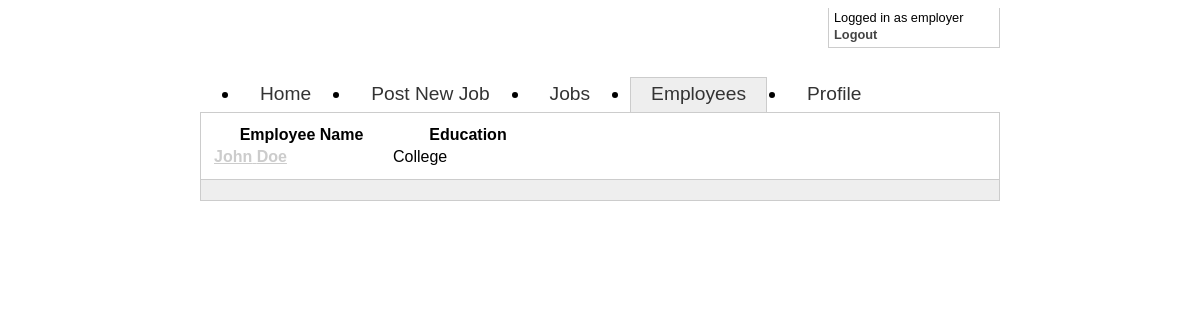
Screenshot of /website/employees.php (signed in) with the database file from the repository.
### tables this page shows
CREATE TABLE IF NOT EXISTS employees (
  users_userID INTEGER UNSIGNED NOT NULL,
  fname VARCHAR(32) NOT NULL,
  mname VARCHAR(32) NULL,
  lname VARCHAR(32) NOT NULL,
  dob VARCHAR(16) NULL,
  email VARCHAR(64) NULL,
  education ENUM('High School','College','Postgraduate') NULL,
  resumefile VARCHAR(64) NULL,
  PRIMARY KEY(users_userID),
  INDEX employees_FKIndex1(users_userID),
  FOREIGN KEY(users_userID)
    REFERENCES users(userID)
      ON DELETE NO ACTION
      ON UPDATE NO ACTION
);

### website/classes/Employee.php (called while the page is built, shortened)
<?php
class Employee{
	function __construct() {
	    switch( func_num_args() )
	    {
		default:
                case 1:
		    self::construct1($argv[0]);
		    break;
	    }
	}
	function construct1($userID){
		global $DB;
		$check = $DB->QueryRow("SELECT userID, loginID, fname, mname, lname, dob, email, education, resumefile FROM users AS u INNER JOIN employees AS e ON u.userID = e.users_userID WHERE u.userID = %s", array($userID));
		if($check){
			$this->userID = $userID;
			$this->fname = $check['fname'];
			$this->lname = $check['lname'];
			$this->education = $check['education'];
		}else{
			$this->employeeID = -1;
		}
	}
}

### website/classes/MySQL.php (called while the page is built, shortened)
<?php
$DB_INFO = array();
$DB_INFO['host']		= 'localhost';
$DB_INFO['username']	= 'cse480';
$DB_INFO['passwd']		= 'cse480';
$DB_INFO['dbname']		= 'cse480';
$DB = new MySQL_DB();
class MySQL_DB{
	private $dbh;
	function __construct(){
		global $DB_INFO;
		$this->dbh = mysql_connect($DB_INFO['host'],$DB_INFO['username'],$DB_INFO['passwd']);
	}
	function Query($query, $values=array()){
		$query = vsprintf($query, $values);
		$result = mysql_query($query, $this->dbh);
		if(stripos($query, 'SELECT') !== false){
			$final_array = array();
			while($row = mysql_fetch_assoc($result))
				array_push($final_array, $row);
			return $final_array;
		}
		else
		{
		    return $result;
		}
	}
	function QueryRow($query, $values=array()){
		$result = $this->Query($query, $values);
		if(count($result)){
			return $result[0];
		}
		return null;
	}
}

### website/classes/EmployeeRepository.php (called while the page is built)
<?php
class EmployeeRepository{
	public static function GetEmployees(){
		global $DB;
		$tempEmployeeArray = array();
		$employeeResult = $DB->Query("SELECT userID, loginID, fname, mname, lname, dob, email, education, resumefile FROM users AS u INNER JOIN employees AS e ON u.userID = e.users_userID", array());
		if($employeeResult)
		{
		    foreach( $employeeResult as &$employee )
		    {
			$employee = new Employee($employee['userID'], $employee['fname'], $employee['mname'], $employee['lname'], $employee['dob'], $employee['email'], $employee['education'], $employee['resumefile']);
			array_push($tempEmployeeArray, $employee);
		    }
		}
		return $tempEmployeeArray;
	}
}
?>

### website/employees.php (the view, shortened to what this page needs)
<?php
require_once("std.php");
require_once("classes/Employee.php");
require_once("classes/EmployeeRepository.php");
$employees = EmployeeRepository::GetEmployees();
?>
<table>
    <tr>
	    <th style="width:175px;"><b>Employee Name</th>
	    <th style="width:150px;"><b>Education</th>
    </tr>
<?php
foreach( $employees as &$employee )
{?>
    <tr>
	<td>
	    <a href="viewemployee.php?id=<?php echo $employee->userID;?>" style="color:#CCC; text-decoration:underline;"><?php echo $employee->fname;?>&nbsp;<?php echo $employee->lname;?></a>
	</td>
	<td>
	    <?php echo $employee->education;?>
	</td>
    </tr>
<?php } ?>
</table>

### website/css/main.css (style rules this page uses)
html { height: 100%; }
body { font-family: Arial, Helvetica, sans-serif; height: 100%; }
a { text-decoration: none; font-weight: bold; color: #444; }

### rows the page displays
employees: fname "John", lname "Doe", education "College"

### other values shown
$CurrentUser->loginID "employer"
$tab "Home"
$tab "Post New Job"
$tab "Jobs"
$tab "Employees"
$tab "Profile"
